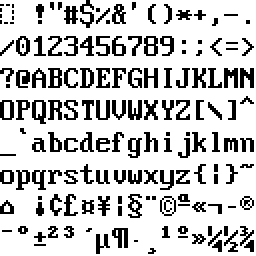
#> input picture SYSU-Computer Organization/实验一 单周期CPU/lab1/src/main/resources/vga_font_8x16.bmp, 128 x 128 px (shown 2 times larger)
$ python -i RGB.py   (imports and definitions only)
#> lines starting #> are read from the running program, lines starting #| are printed output that depends on the picture
#> further down, picture is the input picture: shape (128, 128, 3); 78.7% white; black in thin lines or dots
import cv2
import numpy as np
import matplotlib.pyplot as plt


def RGB(image):
    rgb_image = cv2.cvtColor(image, cv2.COLOR_BGR2RGB)

    # 计算每个通道的直方图
    hist_r, bins_r = np.histogram(rgb_image[:, :, 0].ravel(), 256, [0, 256])
#> hist_r = 256 values, max 12895 at index 255, min 0 at index 1, mean 64; bins_r = 257 values from 0 to 256
    hist_g, bins_g = np.histogram(rgb_image[:, :, 1].ravel(), 256, [0, 256])
#> hist_g has the same summary as hist_r; bins_g = 257 values from 0 to 256
    hist_b, bins_b = np.histogram(rgb_image[:, :, 2].ravel(), 256, [0, 256])
#> hist_b has the same summary as hist_r; bins_b = 257 values from 0 to 256

    # 可视化直方图
    plt.figure(figsize=(8, 6))
    plt.title('RGB Histogram')
    plt.plot(bins_r[:-1], hist_r, color='r', label='Red')
    plt.plot(bins_g[:-1], hist_g, color='g', label='Green')
    plt.plot(bins_b[:-1], hist_b, color='b', label='Blue')
    plt.xlabel('Intensity')
    plt.ylabel('Count')
    plt.legend()
    plt.show()
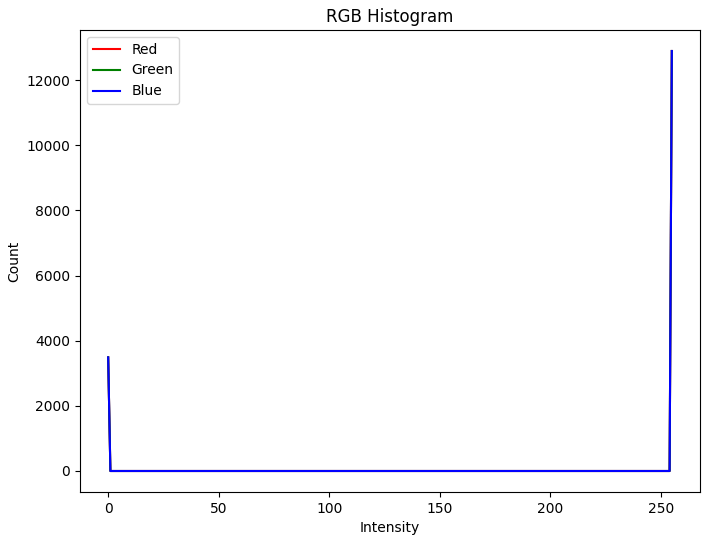
#> figure drawn by matplotlib, 1 panel; curve peaks at x = 255, y = 12895; curve peaks at x = 255, y = 12895; curve peaks at x = 255, y = 12895

>>> import cv2
>>> picture = cv2.imread('../../SYSU-Computer Organization/实验一 单周期CPU/lab1/src/main/resources/vga_font_8x16.bmp')
>>> result = RGB(picture)
